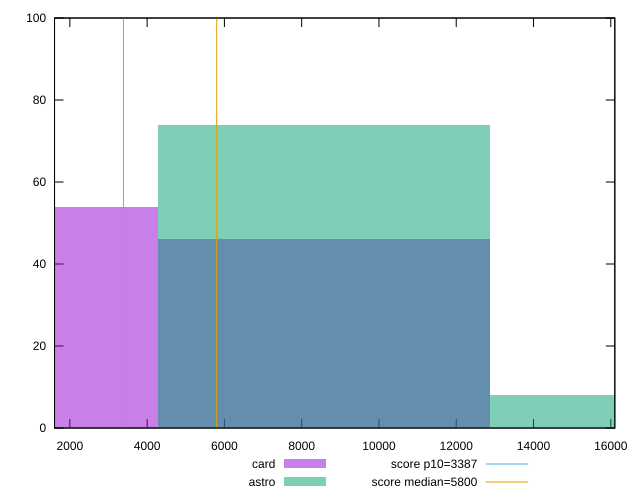

Here is the gnuplot script that generated this plot:
reset

$card <<EOF
0 54
8588.265511388317 46
EOF

$astro <<EOF
17176.531022776635 8
8588.265511388317 74
EOF

set key outside below
set boxwidth 8588.265511388317
set xrange [1603.596:16104.487168073963]
set yrange [0:100]
set trange [0:100]
set style fill transparent solid 0.5 noborder

set parametric
set terminal svg size 640, 500 enhanced background rgb 'white'
set output "reports/report_00028_2021-02-24T12-49-42.674Z/speed-index/comparison/histogram/2_vs_3.svg"

plot $card title "card" with boxes, \
     $astro title "astro" with boxes, \
     3387,t title "score p10=3387", \
     5800,t title "score median=5800"

reset
